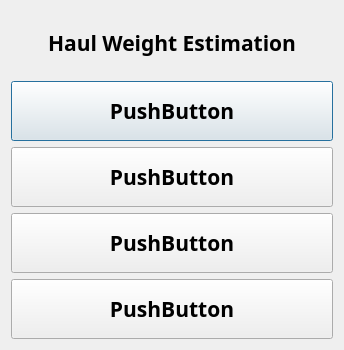
<?xml version="1.0" encoding="UTF-8"?>
<ui version="4.0">
 <class>haulwtselDlg</class>
 <widget class="QDialog" name="haulwtselDlg">
  <property name="geometry">
   <rect>
    <x>0</x>
    <y>0</y>
    <width>344</width>
    <height>350</height>
   </rect>
  </property>
  <property name="minimumSize">
   <size>
    <width>320</width>
    <height>350</height>
   </size>
  </property>
  <property name="windowTitle">
   <string>Haul Weight Method</string>
  </property>
  <layout class="QVBoxLayout" name="verticalLayout">
   <item>
    <layout class="QVBoxLayout" name="verticalLayout_2">
     <item>
      <widget class="QLabel" name="label">
       <property name="maximumSize">
        <size>
         <width>16777215</width>
         <height>100</height>
        </size>
       </property>
       <property name="font">
        <font>
         <family>Arial Black</family>
         <pointsize>16</pointsize>
         <weight>75</weight>
         <bold>true</bold>
        </font>
       </property>
       <property name="text">
        <string>Haul Weight Estimation</string>
       </property>
       <property name="alignment">
        <set>Qt::AlignCenter</set>
       </property>
      </widget>
     </item>
     <item>
      <widget class="QPushButton" name="btn_0">
       <property name="minimumSize">
        <size>
         <width>165</width>
         <height>60</height>
        </size>
       </property>
       <property name="font">
        <font>
         <family>Arial Black</family>
         <pointsize>16</pointsize>
         <weight>75</weight>
         <bold>true</bold>
        </font>
       </property>
       <property name="text">
        <string>PushButton</string>
       </property>
      </widget>
     </item>
     <item>
      <widget class="QPushButton" name="btn_1">
       <property name="minimumSize">
        <size>
         <width>165</width>
         <height>60</height>
        </size>
       </property>
       <property name="font">
        <font>
         <family>Arial Black</family>
         <pointsize>16</pointsize>
         <weight>75</weight>
         <bold>true</bold>
        </font>
       </property>
       <property name="text">
        <string>PushButton</string>
       </property>
      </widget>
     </item>
     <item>
      <widget class="QPushButton" name="btn_2">
       <property name="minimumSize">
        <size>
         <width>165</width>
         <height>60</height>
        </size>
       </property>
       <property name="font">
        <font>
         <family>Arial Black</family>
         <pointsize>16</pointsize>
         <weight>75</weight>
         <bold>true</bold>
        </font>
       </property>
       <property name="text">
        <string>PushButton</string>
       </property>
      </widget>
     </item>
     <item>
      <widget class="QPushButton" name="btn_3">
       <property name="minimumSize">
        <size>
         <width>165</width>
         <height>60</height>
        </size>
       </property>
       <property name="font">
        <font>
         <family>Arial Black</family>
         <pointsize>16</pointsize>
         <weight>75</weight>
         <bold>true</bold>
        </font>
       </property>
       <property name="text">
        <string>PushButton</string>
       </property>
      </widget>
     </item>
    </layout>
   </item>
  </layout>
 </widget>
 <resources/>
 <connections/>
</ui>
